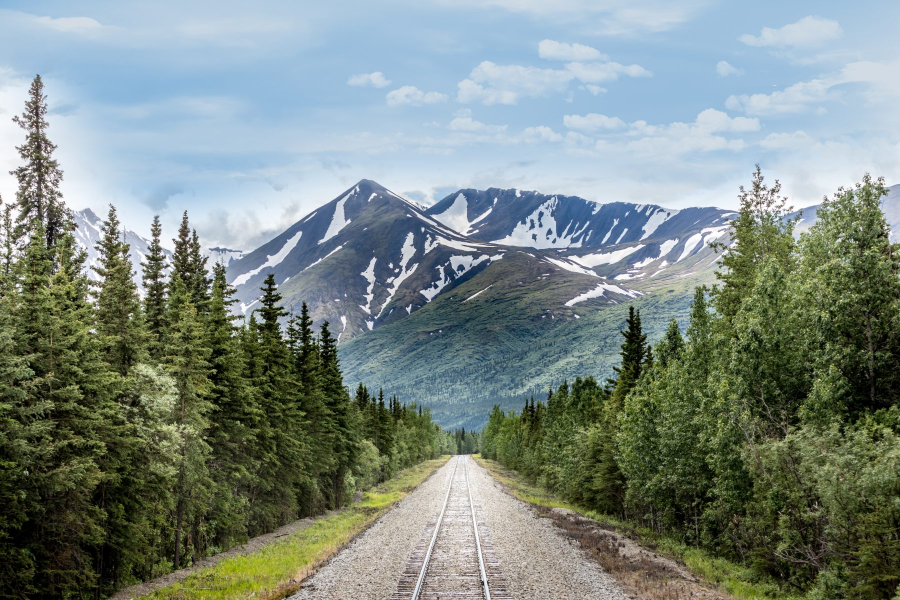
#> input picture OpenCV/Alaska.jpg, 1800 x 1200 px (shown at 1/2 size)
$ python Intro-Image-Operations.py
#> lines starting #> are read from the running program, lines starting #| are printed output that depends on the picture; after the words box and inside, x2 and y2 are one past the last pixel; in counts of white or black regions, pixels touching at a corner belong together
import numpy as np
import cv2

img = cv2.imread("Alaska.jpg")
#> img is the input picture: shape (1200, 1800, 3); mean B, G, R 131.4, 137.2, 124.3
img2 = cv2.imread("opencv-logo.png")

print (img.shape)   #Returns a tuple of number of rows, columns, and channels
#| (1200, 1800, 3)
print (img.size)    #Returns total number of pixels
#| 6480000
print (img.dtype)   #Returns image datatype
#| uint8
b, g, r = cv2.split(img)
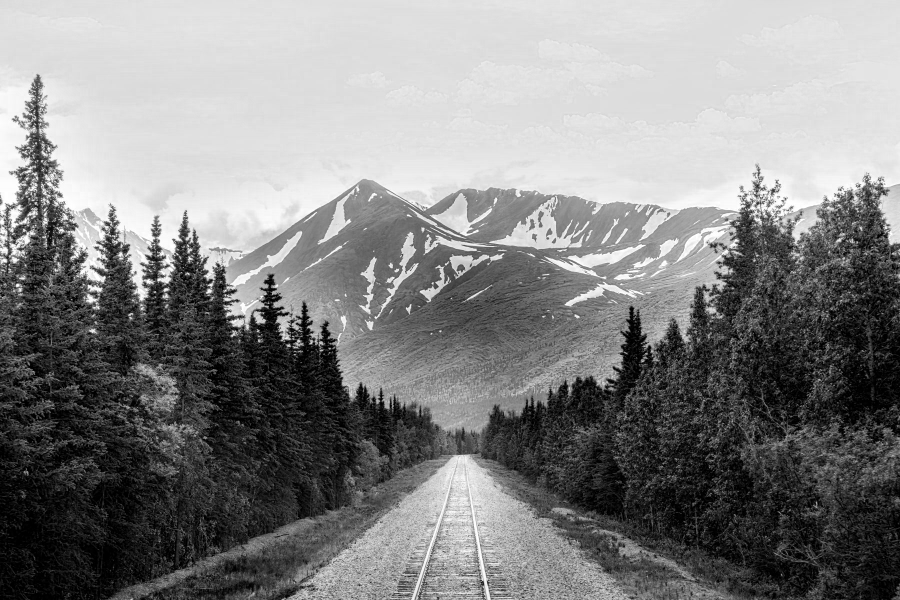
#> b: shape (1200, 1800) (shown at 1/2 size); min 0, max 255, mean 131.4
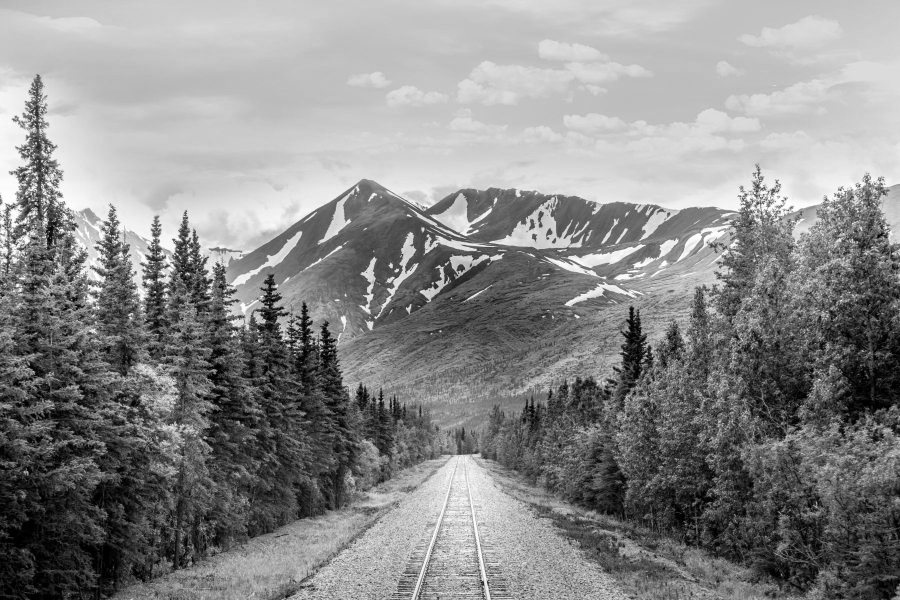
#> g: shape (1200, 1800) (shown at 1/2 size); min 0, max 255, mean 137.2
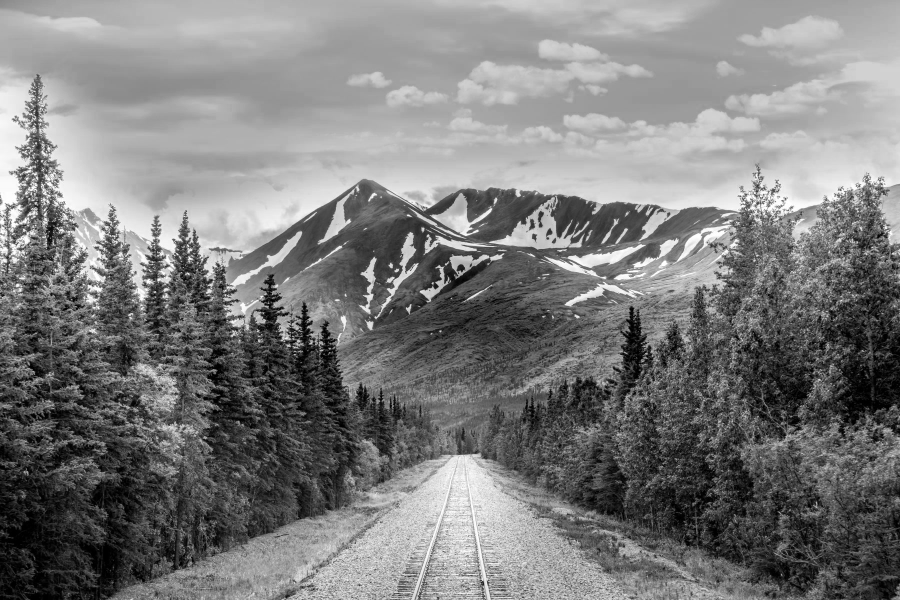
#> r: shape (1200, 1800) (shown at 1/2 size); min 0, max 255, mean 124.3
img = cv2.merge((b, g, r))

#ROI - Region of Interest
#[ymin:ymax, xmin:xmax]
tree = img[147:467, 25:162]
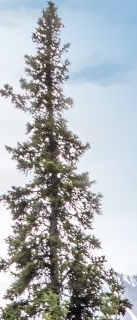
#> tree: shape (320, 137, 3); mean B, G, R 181.9, 177.9, 172.7
#[ymin:ymax, xmin:xmax]
img[100:420, 273:410] = tree
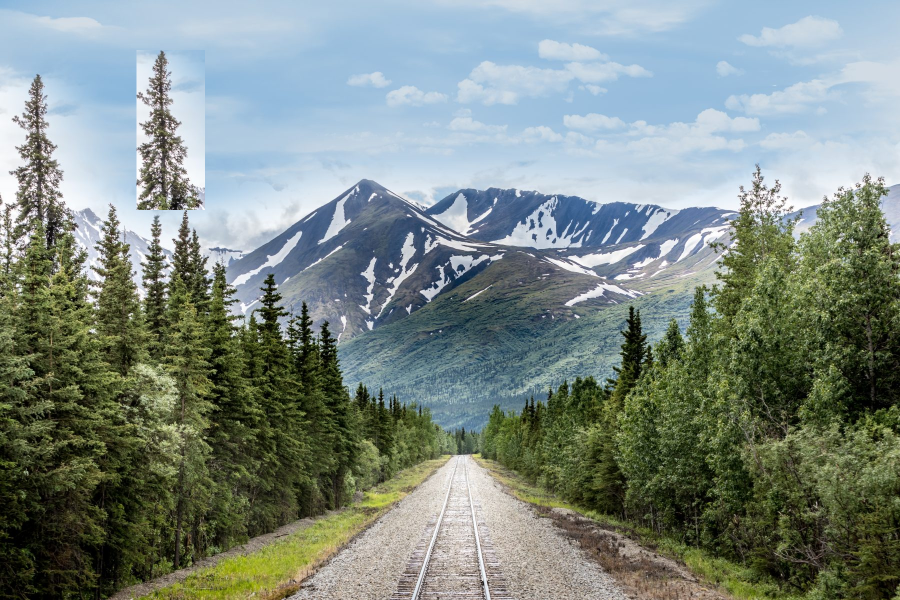
#> img: shape (1200, 1800, 3) (shown at 1/2 size); 2.03% of pixels changed, all inside (x1, y1, x2, y2) = (273, 100, 410, 420)

#Resize both images to make them the same size.
img = cv2.resize(img, (1200, 1000))
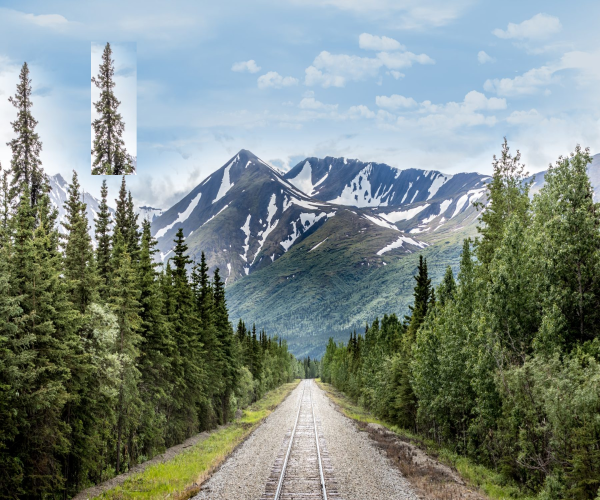
#> img: shape (1000, 1200, 3) (shown at 1/2 size); mean B, G, R 130.5, 136.8, 124.4
#> (the run stopped early here; a loop or call above may not have finished)

$ run again, with OpenCV/Sudoku.jpg copied over OpenCV/Alaska.jpg
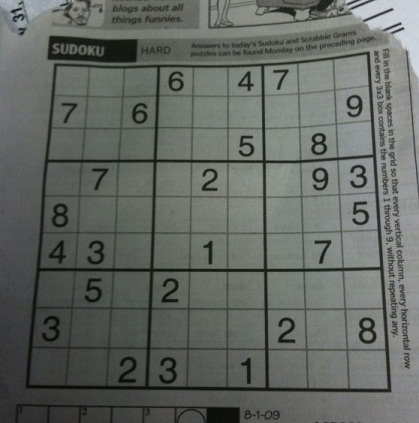
#> input picture OpenCV/Sudoku.jpg, 419 x 423 px
#> img is the input picture: shape (423, 419, 3); mean B, G, R 98.9, 103.6, 99.4
#| (423, 419, 3)
#| 531711
#| uint8
#> `tree = img[147:467, 25:162]`:
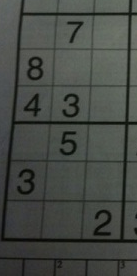
#> tree: shape (276, 137, 3); mean B, G, R 68.7, 73.6, 69.7
